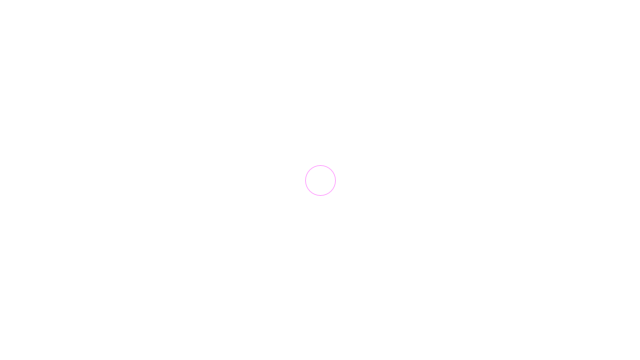
Frame 1 (no input)
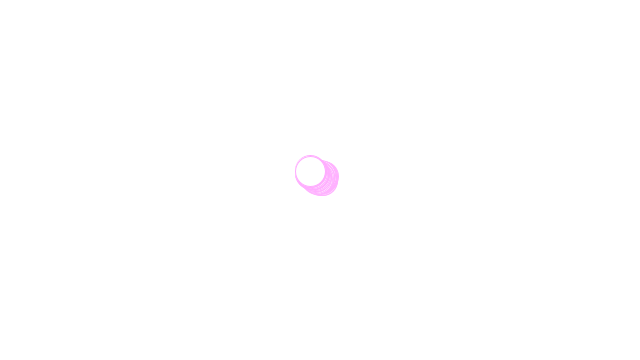
Frame 60 (the mouse pressed at the canvas centre just before this capture)
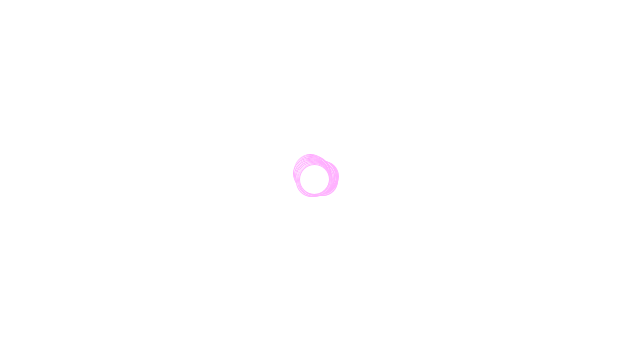
Frame 120 (the mouse held since frame 60 and released just before this capture)

The Processing sketch that drew these frames (run headless with seeded random() and noise(); from frame 60 on, the mouse is pressed at the canvas centre):

// Processing sketch: RandomWalk
// ── RandomWalk.pde
Walker w;

void setup() {
  size(640, 360);
  w = new Walker(width / 2, height / 2);
  background(255);
}

void draw() {
  w.display();
  w.step();
}

// ── Walker.pde
public class Walker {
  // data (instance variables)
  // private == access modifier
  // data can only be seen from within this class
  private int x;
  private int y;

  // functionality (methods)
  // actions performed by our object
  // first method is always a constructor
  // constructor's job == initialize all instance variables
  public Walker(int x, int y) {
    this.x = x;
    this.y = y;
  }

  public void display() {
    stroke(this.x, this.y, this.x + this.y);
    ellipse(this.x, this.y, 30, 30);
  }

  public void step() {
    int moveChance = (int) (Math.random() * 5);

    if (moveChance == 0) {
      if (mouseX < this.x) {
        this.x--;
      } else {
        this.x++;
      }
      if (mouseY < this.y) {
        this.y--;
      } else {
        this.y++;
      }
    } else {
      // moving in 8 directions or staying put
      int stepX = (int) (Math.random() * 3) - 1;
      int stepY = (int) (Math.random() * 3) - 1;

      this.x += stepX;  // this.x = this.x + stepX;
      this.y += stepY;
    }
    // moving in one of four directions
    //int choice = (int) (Math.random() * 4);
    //if (choice == 0) {
    //  x++;
    //} else if (choice == 1) {
    //  x--;
    //} else if (choice == 2) {
    //  y++;
    //} else {
    //  y--;
    //}
  }
}
